Frame 1 (no input): blank canvas, image omitted
Frame 60 (no input): blank canvas, image omitted
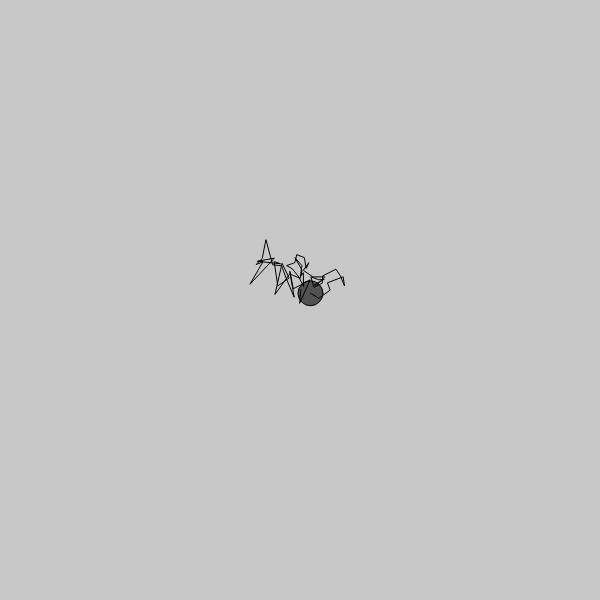
Frame 120 (the mouse pressed at the canvas centre since frame 60)

The p5.js sketch whose frames 1 and 60 were blank and that drew this single picture after the mouse press (run headless with seeded random() and noise() and a simulated clock; from frame 60 on, the mouse is pressed at the canvas centre):

// p5.js sketch
// ── sketch.js
let particles = [];


function setup() {
  createCanvas(600,600);

}

function mousePressed(){
  particles.push(new Particle(mouseX,mouseY));
}

function draw() {
  background(200);

  for (let i = 0; i < particles.length; i++){
    particles[i].update();
    particles[i].show();

  }

  //line(frameCount, 0, frameCount, height);
}

// ── particle.js
class Particle {
  constructor(x, y) {
    this.x = x;
    this.y = y;

    this.history = [];
  }

  update() {
    this.x += random(-10, 10);
    this.y += random(-10, 10);

    for (var i = 0; i < this.history.length; i++) {
      this.history[i].x += random(-2, 2);
      this.history[i].y += random(-2, 2);
    }

    let v = createVector(this.x, this.y);
    this.history.push(v);
    if (this.history.length > 100) {
      this.history.splice(0, 1);
    }

  }

  show() {
    fill(0, 150);
    ellipse(this.x, this.y, 25, 25);

    noFill();
    beginShape();
    for (let i = 0; i < this.history.length; i++) {
      let pos = this.history[i];
      //fill(random(255));
      //ellipse(pos.x, pos.y, i, i);

      vertex(pos.x, pos.y);
    }

    endShape();
  }


}
